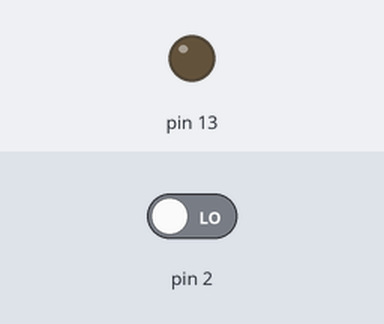
The sketch below on a simulated Arduino Uno, built with avr-gcc and run on an emulated ATmega328P. Shown: output pins drawn as LEDs (lit = HIGH). Inputs (shaded band) come from the test bench; at power-on: pin 2 LOW.

Above: at 1.2 s.
1.3 s: pin 2 driven HIGH
At 1.9 s:
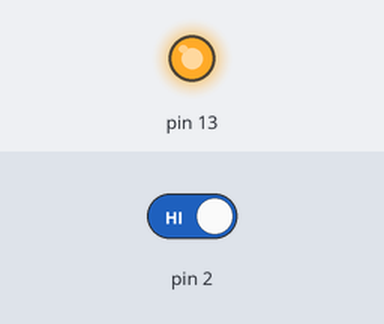
2.8 s: pin 2 driven LOW
At 4.2 s:
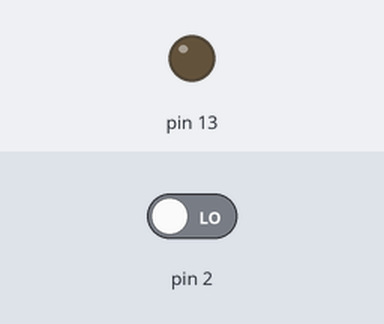
Timing chart, 0 to 5.8 s (numbered marks = the images above; inputs shaded):
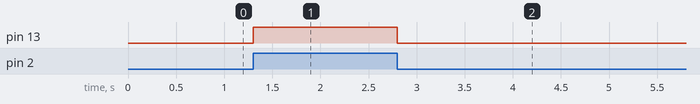

Measured:
- after the input at 1.3 s, pin 13: LOW → HIGH at once
- after the input at 2.8 s, pin 13: HIGH → LOW at once

The sketch:

ex13.ino
```cpp
void setup() {
  pinMode(13, OUTPUT);  //LED 연결 (디지털 출력)
  pinMode(2, INPUT);  //버튼 연결 (디지털 입력)
}

void loop() {
  int value = digitalRead(2); //버튼 확인

  if(value == HIGH) {
//    digitalWrite(13, LOW);
    digitalWrite(13, HIGH);
  } else {
//    digitalWrite(13, HIGH);
    digitalWrite(13, LOW);
  }
}
```
